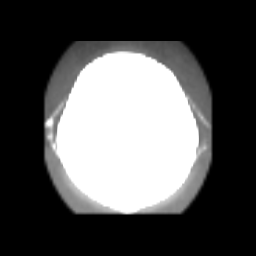

Write the Python code that produced this figure.
#!/usr/bin/env python

# Resample volumetric medical data with different axis spacings.

# Factory overrides
import vtkmodules.vtkInteractionStyle  # noqa: F401
import vtkmodules.vtkRenderingFreeType  # noqa: F401
import vtkmodules.vtkRenderingOpenGL2  # noqa: F401

import os

from vtkmodules.vtkIOImage import vtkImageReader
from vtkmodules.vtkImagingCore import vtkImageResample
from vtkmodules.vtkRenderingCore import (
    vtkImageActor,
    vtkRenderWindow,
    vtkRenderWindowInteractor,
    vtkRenderer,
)

# Image pipeline
reader = vtkImageReader()
reader.ReleaseDataFlagOff()
reader.SetDataByteOrderToLittleEndian()
reader.SetDataExtent(0, 63, 0, 63, 1, 93)
reader.SetDataSpacing(3.2, 3.2, 1.5)
data_dir = os.environ.get("VPE_DATA_DIR", os.path.dirname(os.path.abspath(__file__)))

reader.SetFilePrefix(os.path.join(data_dir, "headsq", "quarter"))
reader.SetDataMask(0x7fff)

# Resample
magnify = vtkImageResample()
magnify.SetDimensionality(3)
magnify.SetInputConnection(reader.GetOutputPort())
magnify.SetAxisOutputSpacing(0, 0.52)
magnify.SetAxisOutputSpacing(1, 2.2)
magnify.SetAxisOutputSpacing(2, 0.8)
magnify.ReleaseDataFlagOff()
magnify.Update()

# Display with vtkImageActor
image_actor = vtkImageActor()
image_actor.GetMapper().SetInputConnection(magnify.GetOutputPort())

# Renderer
renderer = vtkRenderer()
renderer.AddActor(image_actor)

# Window
render_window = vtkRenderWindow()
render_window.AddRenderer(renderer)
render_window.SetSize(256, 256)
render_window.SetWindowName("resample")

# Scene
renderer.ResetCamera()

# Interactor
interactor = vtkRenderWindowInteractor()
interactor.SetRenderWindow(render_window)

interactor.Initialize()
interactor.Start()
